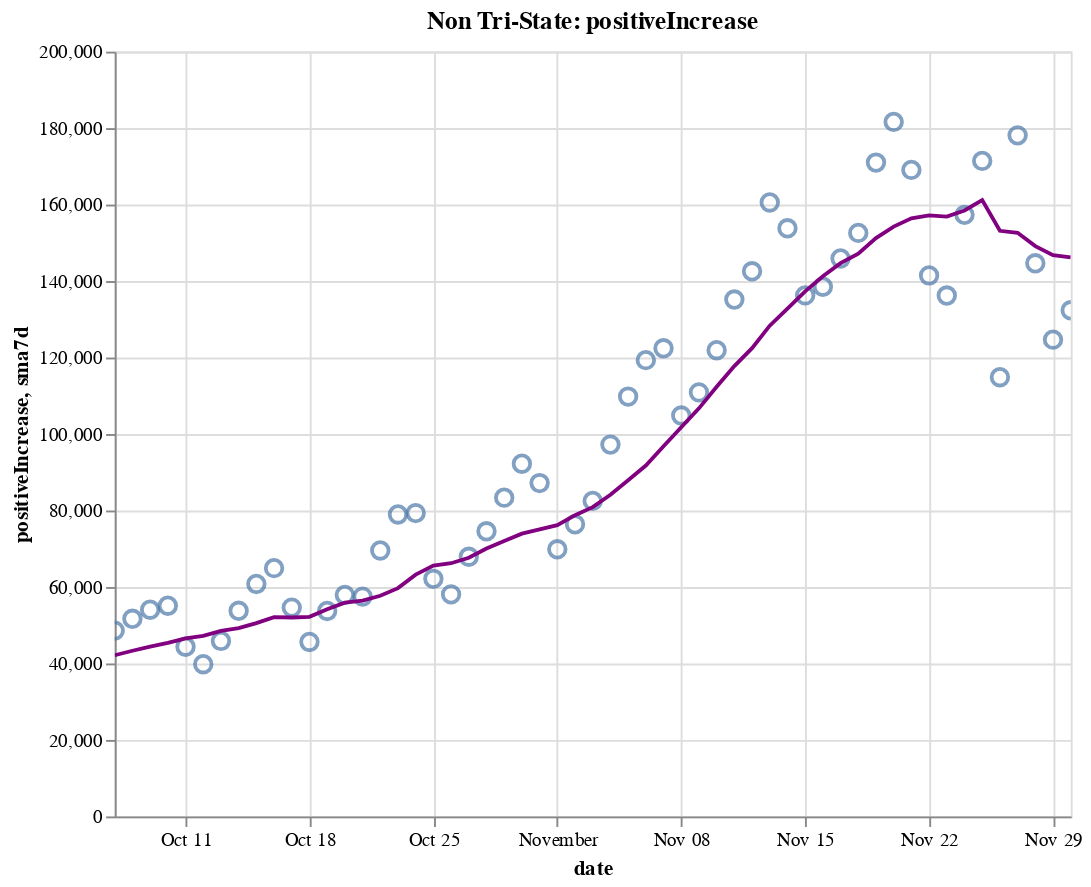

The notebook cell saved with this chart:
### Code cell
create_plot(non_tristate, 'positiveIncrease')

### Figure 1 — Vega-Lite specification as saved in the notebook (floating-point values rounded to 4 significant figures)
{"config": {"view": {"continuousWidth": 400, "continuousHeight": 300}}, "layer": [{"layer": [{"mark": {"type": "point", "size": 75}, "encoding": {"tooltip": [{"type": "temporal", "field": "date"}, {"type": "quantitative", "field": "positiveIncrease"}, {"type": "quantitative", "field": "sma7d"}], "x": {"type": "temporal", "field": "date"}, "y": {"type": "quantitative", "field": "positiveIncrease"}}, "selection": {"selector014": {"type": "interval", "bind": "scales", "encodings": ["x", "y"]}}}, {"mark": {"type": "line", "color": "purple"}, "encoding": {"x": {"type": "temporal", "field": "date"}, "y": {"type": "quantitative", "field": "sma7d"}}}]}, {"mark": {"type": "rule", "color": "#aaa"}, "encoding": {"x": {"type": "temporal", "field": "date"}}, "transform": [{"filter": {"selection": "selector013"}}]}, {"mark": "circle", "encoding": {"opacity": {"condition": {"value": 1, "selection": "selector013"}, "value": 0}, "tooltip": [{"type": "temporal", "field": "date"}, {"type": "quantitative", "field": "positiveIncrease"}, {"type": "quantitative", "field": "sma7d"}], "x": {"type": "temporal", "field": "date"}, "y": {"type": "quantitative", "field": "positiveIncrease"}}, "selection": {"selector013": {"type": "single", "encodings": ["x"], "on": "mouseover", "nearest": true, "empty": "none"}}}, {"mark": {"type": "text", "align": "left", "dx": 5, "dy": -5, "stroke": "white", "strokeWidth": 2}, "encoding": {"text": {"type": "quantitative", "field": "positiveIncrease"}, "tooltip": [{"type": "temporal", "field": "date"}, {"type": "quantitative", "field": "positiveIncrease"}, {"type": "quantitative", "field": "sma7d"}], "x": {"type": "temporal", "field": "date"}, "y": {"type": "quantitative", "field": "positiveIncrease"}}, "transform": [{"filter": {"selection": "selector013"}}]}, {"mark": {"type": "text", "align": "left", "dx": 5, "dy": -5}, "encoding": {"text": {"type": "quantitative", "field": "positiveIncrease"}, "tooltip": [{"type": "temporal", "field": "date"}, {"type": "quantitative", "field": "positiveIncrease"}, {"type": "quantitative", "field": "sma7d"}], "x": {"type": "temporal", "field": "date"}, "y": {"type": "quantitative", "field": "positiveIncrease"}}, "transform": [{"filter": {"selection": "selector013"}}]}], "data": {"name": "data-196af1dc4456132b99e16c0d948e7373"}, "height": 400, "title": "Non Tri-State: positiveIncrease", "width": 500, "$schema": "https://vega.github.io/schema/vega-lite/v4.8.1.json", "datasets": {"data-196af1dc4456132b99e16c0d948e7373": [{"date": "2020-10-07T00:00:00", "totalTestResultsIncrease": 838500.0, "positiveIncrease": 48600.0, "death": 157400.0, "deathIncrease": 895.0, "positiveRate": 0.058, "state": "Non Tri-State", "sma7d": 42150.0}, {"date": "2020-10-08T00:00:00", "totalTestResultsIncrease": 923000.0, "positiveIncrease": 51690.0, "death": 158300.0, "deathIncrease": 964.0, "positiveRate": 0.056, "state": "Non Tri-State", "sma7d": 43330.0}, {"date": "2020-10-09T00:00:00", "totalTestResultsIncrease": 1010000.0, "positiveIncrease": 54060.0, "death": 159200.0, "deathIncrease": 874.0, "positiveRate": 0.054, "state": "Non Tri-State", "sma7d": 44430.0}, {"date": "2020-10-10T00:00:00", "totalTestResultsIncrease": 1082000.0, "positiveIncrease": 55100.0, "death": 159900.0, "deathIncrease": 651.0, "positiveRate": 0.051, "state": "Non Tri-State", "sma7d": 45410.0}, {"date": "2020-10-11T00:00:00", "totalTestResultsIncrease": 959100.0, "positiveIncrease": 44380.0, "death": 160300.0, "deathIncrease": 457.0, "positiveRate": 0.046, "state": "Non Tri-State", "sma7d": 46580.0}, {"date": "2020-10-12T00:00:00", "totalTestResultsIncrease": 810500.0, "positiveIncrease": 39810.0, "death": 160600.0, "deathIncrease": 271.0, "positiveRate": 0.049, "state": "Non Tri-State", "sma7d": 47200.0}, {"date": "2020-10-13T00:00:00", "totalTestResultsIncrease": 938400.0, "positiveIncrease": 45890.0, "death": 161300.0, "deathIncrease": 681.0, "positiveRate": 0.049, "state": "Non Tri-State", "sma7d": 48500.0}, {"date": "2020-10-14T00:00:00", "totalTestResultsIncrease": 860500.0, "positiveIncrease": 53780.0, "death": 162100.0, "deathIncrease": 796.0, "positiveRate": 0.063, "state": "Non Tri-State", "sma7d": 49240.0}, {"date": "2020-10-15T00:00:00", "totalTestResultsIncrease": 926800.0, "positiveIncrease": 60790.0, "death": 163000.0, "deathIncrease": 915.0, "positiveRate": 0.066, "state": "Non Tri-State", "sma7d": 50540.0}, {"date": "2020-10-16T00:00:00", "totalTestResultsIncrease": 1031000.0, "positiveIncrease": 64930.0, "death": 163900.0, "deathIncrease": 874.0, "positiveRate": 0.063, "state": "Non Tri-State", "sma7d": 52100.0}, {"date": "2020-10-17T00:00:00", "totalTestResultsIncrease": 1104000.0, "positiveIncrease": 54610.0, "death": 164600.0, "deathIncrease": 751.0, "positiveRate": 0.049, "state": "Non Tri-State", "sma7d": 52030.0}, {"date": "2020-10-18T00:00:00", "totalTestResultsIncrease": 921600.0, "positiveIncrease": 45620.0, "death": 165000.0, "deathIncrease": 383.0, "positiveRate": 0.049, "state": "Non Tri-State", "sma7d": 52200.0}, {"date": "2020-10-19T00:00:00", "totalTestResultsIncrease": 900100.0, "positiveIncrease": 53730.0, "death": 165400.0, "deathIncrease": 431.0, "positiveRate": 0.06, "state": "Non Tri-State", "sma7d": 54190.0}, {"date": "2020-10-20T00:00:00", "totalTestResultsIncrease": 829900.0, "positiveIncrease": 57920.0, "death": 166200.0, "deathIncrease": 807.0, "positiveRate": 0.07, "state": "Non Tri-State", "sma7d": 55910.0}, {"date": "2020-10-21T00:00:00", "totalTestResultsIncrease": 772300.0, "positiveIncrease": 57480.0, "death": 167200.0, "deathIncrease": 989.0, "positiveRate": 0.074, "state": "Non Tri-State", "sma7d": 56440.0}, {"date": "2020-10-22T00:00:00", "totalTestResultsIncrease": 1039000.0, "positiveIncrease": 69550.0, "death": 168300.0, "deathIncrease": 1101.0, "positiveRate": 0.067, "state": "Non Tri-State", "sma7d": 57690.0}, {"date": "2020-10-23T00:00:00", "totalTestResultsIncrease": 1178000.0, "positiveIncrease": 78970.0, "death": 169200.0, "deathIncrease": 894.0, "positiveRate": 0.067, "state": "Non Tri-State", "sma7d": 59700.0}, {"date": "2020-10-24T00:00:00", "totalTestResultsIncrease": 1165000.0, "positiveIncrease": 79320.0, "death": 170100.0, "deathIncrease": 861.0, "positiveRate": 0.068, "state": "Non Tri-State", "sma7d": 63230.0}, {"date": "2020-10-25T00:00:00", "totalTestResultsIncrease": 1021000.0, "positiveIncrease": 62130.0, "death": 170400.0, "deathIncrease": 358.0, "positiveRate": 0.061, "state": "Non Tri-State", "sma7d": 65590.0}, {"date": "2020-10-26T00:00:00", "totalTestResultsIncrease": 967400.0, "positiveIncrease": 58070.0, "death": 170800.0, "deathIncrease": 371.0, "positiveRate": 0.06, "state": "Non Tri-State", "sma7d": 66210.0}, {"date": "2020-10-27T00:00:00", "totalTestResultsIncrease": 916900.0, "positiveIncrease": 67910.0, "death": 171700.0, "deathIncrease": 884.0, "positiveRate": 0.074, "state": "Non Tri-State", "sma7d": 67630.0}, {"date": "2020-10-28T00:00:00", "totalTestResultsIncrease": 913400.0, "positiveIncrease": 74560.0, "death": 172700.0, "deathIncrease": 1002.0, "positiveRate": 0.082, "state": "Non Tri-State", "sma7d": 70070.0}, {"date": "2020-10-29T00:00:00", "totalTestResultsIncrease": 1093000.0, "positiveIncrease": 83360.0, "death": 173700.0, "deathIncrease": 998.0, "positiveRate": 0.076, "state": "Non Tri-State", "sma7d": 72050.0}, {"date": "2020-10-30T00:00:00", "totalTestResultsIncrease": 1184000.0, "positiveIncrease": 92240.0, "death": 174600.0, "deathIncrease": 926.0, "positiveRate": 0.078, "state": "Non Tri-State", "sma7d": 73940.0}, {"date": "2020-10-31T00:00:00", "totalTestResultsIncrease": 1172000.0, "positiveIncrease": 87180.0, "death": 175600.0, "deathIncrease": 937.0, "positiveRate": 0.074, "state": "Non Tri-State", "sma7d": 75060.0}, {"date": "2020-11-01T00:00:00", "totalTestResultsIncrease": 977200.0, "positiveIncrease": 69850.0, "death": 175900.0, "deathIncrease": 367.0, "positiveRate": 0.071, "state": "Non Tri-State", "sma7d": 76170.0}, {"date": "2020-11-02T00:00:00", "totalTestResultsIncrease": 1087000.0, "positiveIncrease": 76400.0, "death": 176400.0, "deathIncrease": 471.0, "positiveRate": 0.07, "state": "Non Tri-State", "sma7d": 78780.0}, {"date": "2020-11-03T00:00:00", "totalTestResultsIncrease": 956000.0, "positiveIncrease": 82510.0, "death": 177900.0, "deathIncrease": 1482.0, "positiveRate": 0.086, "state": "Non Tri-State", "sma7d": 80870.0}, {"date": "2020-11-04T00:00:00", "totalTestResultsIncrease": 1053000.0, "positiveIncrease": 97230.0, "death": 179000.0, "deathIncrease": 1077.0, "positiveRate": 0.092, "state": "Non Tri-State", "sma7d": 84110.0}, {"date": "2020-11-05T00:00:00", "totalTestResultsIncrease": 1299000.0, "positiveIncrease": 109800.0, "death": 180000.0, "deathIncrease": 1084.0, "positiveRate": 0.085, "state": "Non Tri-State", "sma7d": 87890.0}, {"date": "2020-11-06T00:00:00", "totalTestResultsIncrease": 1328000.0, "positiveIncrease": 119300.0, "death": 181200.0, "deathIncrease": 1122.0, "positiveRate": 0.09, "state": "Non Tri-State", "sma7d": 91750.0}, {"date": "2020-11-07T00:00:00", "totalTestResultsIncrease": 1150000.0, "positiveIncrease": 122400.0, "death": 182200.0, "deathIncrease": 1077.0, "positiveRate": 0.106, "state": "Non Tri-State", "sma7d": 96790.0}, {"date": "2020-11-08T00:00:00", "totalTestResultsIncrease": 1105000.0, "positiveIncrease": 104800.0, "death": 182700.0, "deathIncrease": 462.0, "positiveRate": 0.095, "state": "Non Tri-State", "sma7d": 101800.0}, {"date": "2020-11-09T00:00:00", "totalTestResultsIncrease": 1243000.0, "positiveIncrease": 110900.0, "death": 183200.0, "deathIncrease": 525.0, "positiveRate": 0.089, "state": "Non Tri-State", "sma7d": 106700.0}, {"date": "2020-11-10T00:00:00", "totalTestResultsIncrease": 1097000.0, "positiveIncrease": 121900.0, "death": 184500.0, "deathIncrease": 1298.0, "positiveRate": 0.111, "state": "Non Tri-State", "sma7d": 112300.0}, {"date": "2020-11-11T00:00:00", "totalTestResultsIncrease": 1173000.0, "positiveIncrease": 135200.0, "death": 186000.0, "deathIncrease": 1498.0, "positiveRate": 0.115, "state": "Non Tri-State", "sma7d": 117800.0}, {"date": "2020-11-12T00:00:00", "totalTestResultsIncrease": 1249000.0, "positiveIncrease": 142600.0, "death": 187100.0, "deathIncrease": 1083.0, "positiveRate": 0.114, "state": "Non Tri-State", "sma7d": 122400.0}, {"date": "2020-11-13T00:00:00", "totalTestResultsIncrease": 1406000.0, "positiveIncrease": 160600.0, "death": 188300.0, "deathIncrease": 1213.0, "positiveRate": 0.114, "state": "Non Tri-State", "sma7d": 128300.0}, {"date": "2020-11-14T00:00:00", "totalTestResultsIncrease": 1436000.0, "positiveIncrease": 153800.0, "death": 189600.0, "deathIncrease": 1262.0, "positiveRate": 0.107, "state": "Non Tri-State", "sma7d": 132800.0}, {"date": "2020-11-15T00:00:00", "totalTestResultsIncrease": 1354000.0, "positiveIncrease": 136200.0, "death": 190200.0, "deathIncrease": 629.0, "positiveRate": 0.101, "state": "Non Tri-State", "sma7d": 137300.0}, {"date": "2020-11-16T00:00:00", "totalTestResultsIncrease": 1273000.0, "positiveIncrease": 138500.0, "death": 190800.0, "deathIncrease": 575.0, "positiveRate": 0.109, "state": "Non Tri-State", "sma7d": 141300.0}, {"date": "2020-11-17T00:00:00", "totalTestResultsIncrease": 1285000.0, "positiveIncrease": 145900.0, "death": 192300.0, "deathIncrease": 1475.0, "positiveRate": 0.114, "state": "Non Tri-State", "sma7d": 144700.0}, {"date": "2020-11-18T00:00:00", "totalTestResultsIncrease": 1259000.0, "positiveIncrease": 152600.0, "death": 194000.0, "deathIncrease": 1783.0, "positiveRate": 0.121, "state": "Non Tri-State", "sma7d": 147200.0}, {"date": "2020-11-19T00:00:00", "totalTestResultsIncrease": 1585000.0, "positiveIncrease": 171000.0, "death": 195900.0, "deathIncrease": 1884.0, "positiveRate": 0.108, "state": "Non Tri-State", "sma7d": 151200.0}, {"date": "2020-11-20T00:00:00", "totalTestResultsIncrease": 1635000.0, "positiveIncrease": 181600.0, "death": 197700.0, "deathIncrease": 1781.0, "positiveRate": 0.111, "state": "Non Tri-State", "sma7d": 154200.0}, {"date": "2020-11-21T00:00:00", "totalTestResultsIncrease": 1747000.0, "positiveIncrease": 169100.0, "death": 199100.0, "deathIncrease": 1444.0, "positiveRate": 0.097, "state": "Non Tri-State", "sma7d": 156400.0}, {"date": "2020-11-22T00:00:00", "totalTestResultsIncrease": 1494000.0, "positiveIncrease": 141500.0, "death": 200000.0, "deathIncrease": 846.0, "positiveRate": 0.095, "state": "Non Tri-State", "sma7d": 157200.0}, {"date": "2020-11-23T00:00:00", "totalTestResultsIncrease": 1404000.0, "positiveIncrease": 136200.0, "death": 200900.0, "deathIncrease": 869.0, "positiveRate": 0.097, "state": "Non Tri-State", "sma7d": 156800.0}, {"date": "2020-11-24T00:00:00", "totalTestResultsIncrease": 1562000.0, "positiveIncrease": 157300.0, "death": 202800.0, "deathIncrease": 1921.0, "positiveRate": 0.101, "state": "Non Tri-State", "sma7d": 158500.0}, {"date": "2020-11-25T00:00:00", "totalTestResultsIncrease": 1414000.0, "positiveIncrease": 171400.0, "death": 204900.0, "deathIncrease": 2132.0, "positiveRate": 0.121, "state": "Non Tri-State", "sma7d": 161200.0}, {"date": "2020-11-26T00:00:00", "totalTestResultsIncrease": 948000.0, "positiveIncrease": 114800.0, "death": 206100.0, "deathIncrease": 1220.0, "positiveRate": 0.121, "state": "Non Tri-State", "sma7d": 153100.0}, {"date": "2020-11-27T00:00:00", "totalTestResultsIncrease": 1831000.0, "positiveIncrease": 178100.0, "death": 207400.0, "deathIncrease": 1276.0, "positiveRate": 0.097, "state": "Non Tri-State", "sma7d": 152600.0}, {"date": "2020-11-28T00:00:00", "totalTestResultsIncrease": 1450000.0, "positiveIncrease": 144600.0, "death": 208600.0, "deathIncrease": 1165.0, "positiveRate": 0.1, "state": "Non Tri-State", "sma7d": 149100.0}, {"date": "2020-11-29T00:00:00", "totalTestResultsIncrease": 1129000.0, "positiveIncrease": 124700.0, "death": 209300.0, "deathIncrease": 732.0, "positiveRate": 0.11, "state": "Non Tri-State", "sma7d": 146700.0}, {"date": "2020-11-30T00:00:00", "totalTestResultsIncrease": 1202000.0, "positiveIncrease": 132400.0, "death": 210300.0, "deathIncrease": 1005.0, "positiveRate": 0.11, "state": "Non Tri-State", "sma7d": 146200.0}]}}
